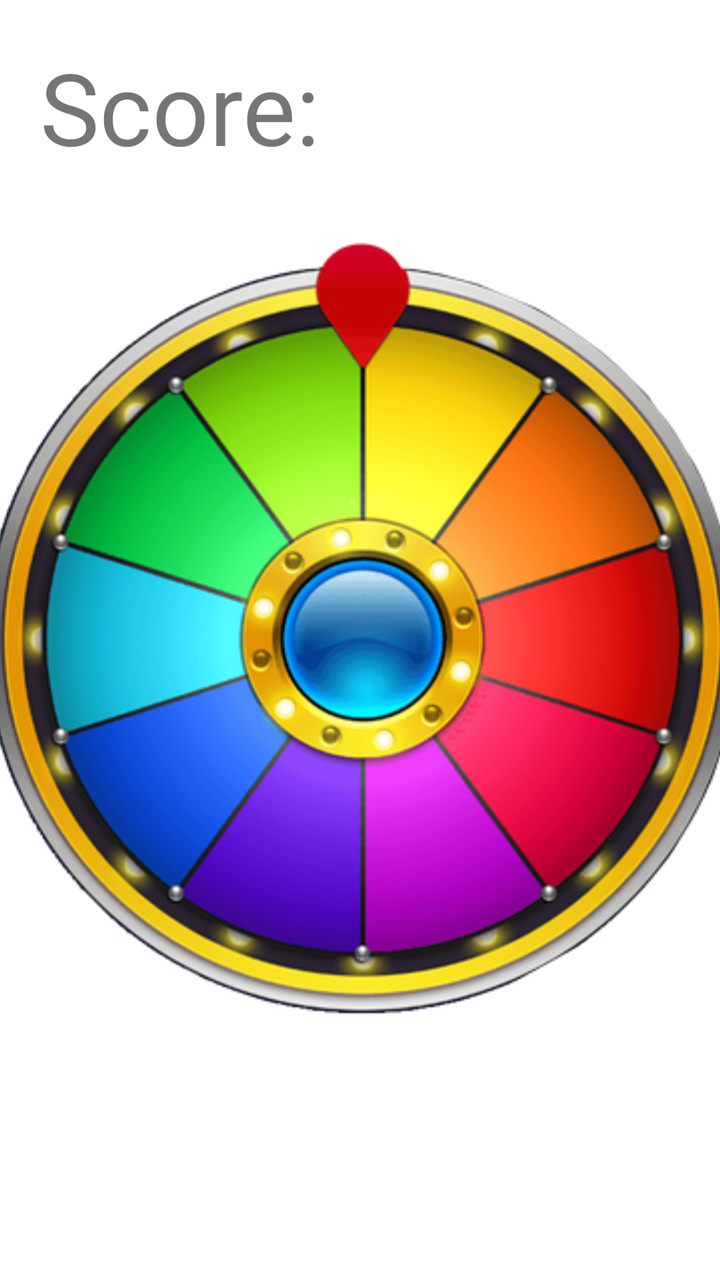
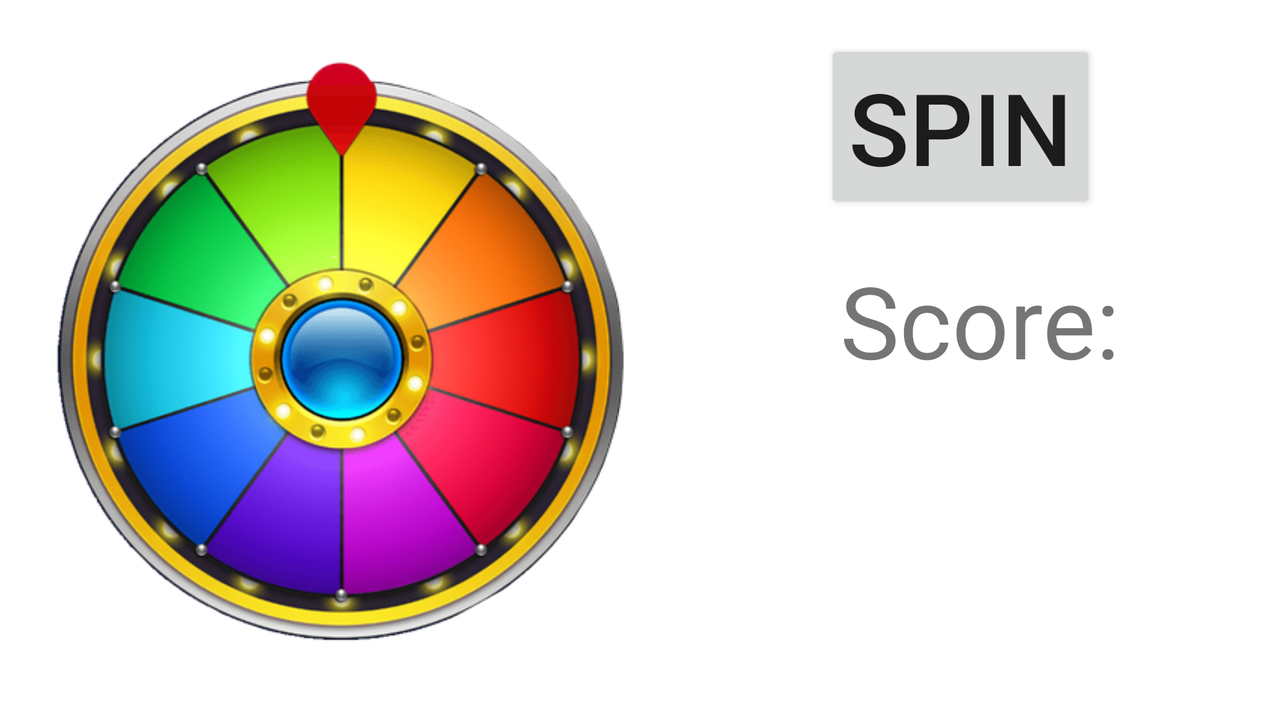

The same Android screen from two of the app's own layout files: first res/layout/ as a phone draws it, then the author's variant for another configuration, drawn on a device whose configuration selects that folder. Both files follow.
<!-- AndroidManifest.xml: application theme Theme.AATeam -->
<!-- res/layout/fragment_spin.xml -->
<?xml version="1.0" encoding="utf-8"?>
<androidx.constraintlayout.widget.ConstraintLayout xmlns:android="http://schemas.android.com/apk/res/android"
    xmlns:app="http://schemas.android.com/apk/res-auto"
    android:layout_width="match_parent"
    android:layout_height="match_parent">

    <ImageView
        android:id="@+id/imageview_wheel"
        android:layout_width="400dp"
        android:layout_height="400dp"
        app:layout_constraintBottom_toBottomOf="parent"
        app:layout_constraintEnd_toEndOf="parent"
        app:layout_constraintStart_toStartOf="parent"
        app:layout_constraintTop_toTopOf="parent"
        app:srcCompat="@drawable/wheel_400" />

    <LinearLayout
        android:layout_width="match_parent"
        android:layout_height="wrap_content"
        android:layout_marginStart="20dp"
        android:layout_marginTop="20dp"
        app:layout_constraintEnd_toEndOf="parent"
        app:layout_constraintStart_toStartOf="parent"
        app:layout_constraintTop_toTopOf="parent">

        <TextView
            android:layout_width="wrap_content"
            android:layout_height="wrap_content"
            android:layout_gravity="center"
            android:text="Score: "
            android:textSize="50sp" />

        <TextView
            android:id="@+id/score"
            android:layout_width="wrap_content"
            android:layout_height="wrap_content"
            android:textColor="#BF2D43"
            android:textSize="50sp"
            android:textStyle="bold" />
    </LinearLayout>


</androidx.constraintlayout.widget.ConstraintLayout>
<!-- resources referenced by this layout -->
<resources>
  <!-- drawable wheel_400: png bitmap (drawable, 251926 bytes) -->
  <style name="Theme.AATeam" parent="Theme.MaterialComponents.DayNight.DarkActionBar">
          
          <item name="colorPrimary">@color/purple_500</item>
          <item name="colorPrimaryVariant">@color/purple_700</item>
          <item name="colorOnPrimary">@color/white</item>
          
          <item name="colorSecondary">@color/teal_200</item>
          <item name="colorSecondaryVariant">@color/teal_700</item>
          <item name="colorOnSecondary">@color/black</item>
          
          <item name="android:statusBarColor" tools:targetApi="l">?attr/colorPrimaryVariant</item>
          
      </style>
  <color name="purple_500">#FF6200EE</color>
  <color name="purple_700">#FF3700B3</color>
  <color name="white">#FFFFFFFF</color>
  <color name="teal_200">#FF03DAC5</color>
  <color name="teal_700">#FF018786</color>
  <color name="black">#FF000000</color>
</resources>
<!-- res/layout-land/fragment_spin.xml (the author's variant of the layout above) -->
<!-- drawn on the phone turned sideways -->
<?xml version="1.0" encoding="utf-8"?>
<androidx.constraintlayout.widget.ConstraintLayout xmlns:android="http://schemas.android.com/apk/res/android"
    xmlns:app="http://schemas.android.com/apk/res-auto"
    android:layout_width="match_parent"
    android:layout_height="match_parent"
    android:background="@color/white">

    <ImageView
        android:id="@+id/imageview_wheel"
        android:layout_width="@dimen/wheel_size_land"
        android:layout_height="@dimen/wheel_size_land"
        android:layout_marginStart="@dimen/margin_default"
        android:layout_marginTop="@dimen/margin_default"
        android:layout_marginBottom="@dimen/margin_default"
        app:layout_constraintBottom_toBottomOf="parent"
        app:layout_constraintStart_toStartOf="parent"
        app:layout_constraintTop_toTopOf="parent"
        app:srcCompat="@drawable/wheel_400" />

    <LinearLayout
        android:id="@+id/linearLayout"
        android:layout_width="wrap_content"
        android:layout_height="wrap_content"
        android:layout_marginStart="@dimen/margin_default"
        android:layout_marginTop="@dimen/margin_default"
        android:gravity="center"
        android:orientation="vertical"
        app:layout_constraintEnd_toEndOf="parent"
        app:layout_constraintStart_toEndOf="@id/imageview_wheel"
        app:layout_constraintTop_toBottomOf="@id/buttonSpin">

        <TextView
            android:layout_width="wrap_content"
            android:layout_height="wrap_content"
            android:layout_gravity="center"
            android:text="@string/score"
            android:textSize="@dimen/big_text_size" />

        <TextView
            android:id="@+id/score"
            android:layout_width="wrap_content"
            android:layout_height="wrap_content"
            android:textColor="@color/red"
            android:textSize="@dimen/big_text_size"
            android:textStyle="bold" />
    </LinearLayout>

    <androidx.appcompat.widget.AppCompatButton
        android:id="@+id/buttonSpin"
        android:layout_width="wrap_content"
        android:layout_height="wrap_content"
        android:layout_marginTop="@dimen/margin_default"
        android:text="@string/spin"
        android:textSize="@dimen/big_text_size"
        app:layout_constraintEnd_toEndOf="parent"
        app:layout_constraintStart_toEndOf="@id/imageview_wheel"
        app:layout_constraintTop_toTopOf="parent" />


</androidx.constraintlayout.widget.ConstraintLayout>
<!-- resources referenced by the variant -->
<!-- as the phone turned sideways resolves them -->
<resources>
  <color name="red">#BF2D43</color>
  <color name="white">#FFFFFFFF</color>
  <dimen name="big_text_size">50sp</dimen>
  <dimen name="margin_default">20dp</dimen>
  <dimen name="wheel_size_land">300dp</dimen>
  <!-- drawable wheel_400: png bitmap (drawable, 251926 bytes) -->
  <string name="score">Score:</string>
  <string name="spin">Spin</string>
  <style name="Theme.AATeam" parent="Theme.MaterialComponents.DayNight.DarkActionBar">
          
          <item name="colorPrimary">@color/purple_500</item>
          <item name="colorPrimaryVariant">@color/purple_700</item>
          <item name="colorOnPrimary">@color/white</item>
          
          <item name="colorSecondary">@color/teal_200</item>
          <item name="colorSecondaryVariant">@color/teal_700</item>
          <item name="colorOnSecondary">@color/black</item>
          
          <item name="android:statusBarColor" tools:targetApi="l">?attr/colorPrimaryVariant</item>
          
      </style>
  <color name="purple_500">#FF6200EE</color>
  <color name="purple_700">#FF3700B3</color>
  <color name="teal_200">#FF03DAC5</color>
  <color name="teal_700">#FF018786</color>
  <color name="black">#FF000000</color>
</resources>
